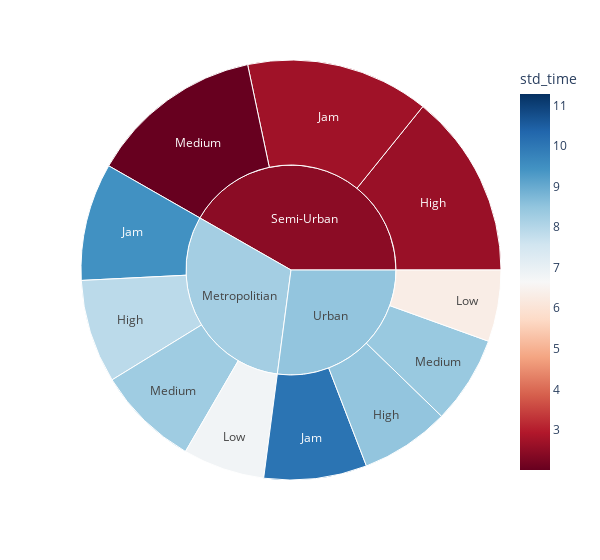

Notebook source saved alongside this figure:
### Markdown cell above
5. O tempo médio e o desvio padrão de entrega por cidade e tipo de tráfego.

### Code cell
df1 = dataset.loc[: , ['Time_taken(min)', 'City','Road_traffic_density']].groupby(['City', 'Road_traffic_density']).agg({'Time_taken(min)': ['mean', 'std']})

df1.columns = ['avg_time', 'std_time']
df1 = df1.reset_index()

fig = px.sunburst(df1, path=['City', 'Road_traffic_density'], values='avg_time',
                  color='std_time',width=600, color_continuous_scale='RdBu', color_continuous_midpoint=np.average(df1['std_time']))

fig.show()

### Figure 1 — Plotly figure (JSON) as saved in the notebook; plotly's stock layout.template omitted (floating-point values rounded to 4 significant figures)
{"data": [{"branchvalues": "total", "customdata": [[7.905], [2.63], [8.495], [9.476], [2.717], [10.08], [6.795], [6.32], [8.308], [2.011], [8.393], [8.238], [2.46], [8.491]], "domain": {"x": [0, 1], "y": [0, 1]}, "hovertemplate": "labels=%{label}<br>avg_time=%{value}<br>parent=%{parent}<br>id=%{id}<br>std_time=%{color}<extra></extra>", "ids": ["Metropolitian/High", "Semi-Urban/High", "Urban/High", "Metropolitian/Jam", "Semi-Urban/Jam", "Urban/Jam", "Metropolitian/Low", "Urban/Low", "Metropolitian/Medium", "Semi-Urban/Medium", "Urban/Medium", "Metropolitian", "Semi-Urban", "Urban"], "labels": ["High", "High", "High", "Jam", "Jam", "Jam", "Low", "Low", "Medium", "Medium", "Medium", "Metropolitian", "Semi-Urban", "Urban"], "marker": {"coloraxis": "coloraxis", "colors": [7.905, 2.63, 8.495, 9.476, 2.717, 10.08, 6.795, 6.32, 8.308, 2.011, 8.393, 8.238, 2.46, 8.491]}, "name": "", "parents": ["Metropolitian", "Semi-Urban", "Urban", "Metropolitian", "Semi-Urban", "Urban", "Metropolitian", "Urban", "Metropolitian", "Semi-Urban", "Urban", "", "", ""], "type": "sunburst", "values": [28.14, 50.12, 24.31, 31.98, 49.84, 27.99, 22.26, 19.45, 27.73, 47.4, 23.86, 110.1, 147.4, 95.61]}], "layout": {"coloraxis": {"cmid": 6.648, "colorbar": {"title": {"text": "std_time"}}, "colorscale": [[0, "rgb(103,0,31)"], [0.1, "rgb(178,24,43)"], [0.2, "rgb(214,96,77)"], [0.3, "rgb(244,165,130)"], [0.4, "rgb(253,219,199)"], [0.5, "rgb(247,247,247)"], [0.6, "rgb(209,229,240)"], [0.7, "rgb(146,197,222)"], [0.8, "rgb(67,147,195)"], [0.9, "rgb(33,102,172)"], [1, "rgb(5,48,97)"]]}, "legend": {"tracegroupgap": 0}, "margin": {"t": 60}, "width": 600}}
